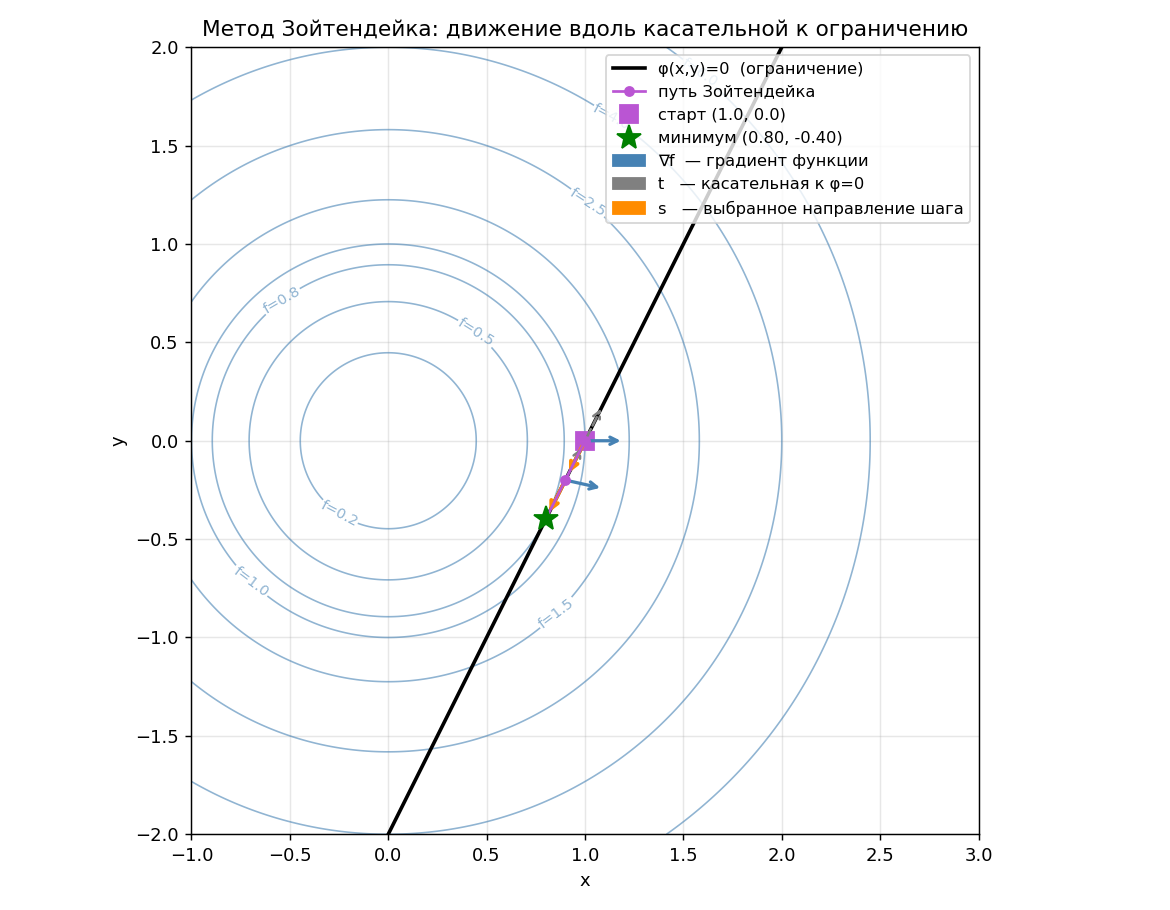

The script that saved this image:
import math
import numpy as np
import matplotlib.pyplot as plt
import matplotlib.patches as mpatches

def func(x, y): return x**2 + y**2
def phi(x, y):  return 2*x - y - 2

delta = 1e-6

def grad_f(x, y):
    return ((func(x+delta,y)-func(x,y))/delta,
            (func(x,y+delta)-func(x,y))/delta)

def tangent(x, y):
    dpx = (phi(x+delta,y)-phi(x,y))/delta
    dpy = (phi(x,y+delta)-phi(x,y))/delta
    return -dpy, dpx

# ── путь Зойтендейка ─────────────────────────────────────────────────────────
def zoidec_path(eps=0.01):
    x, y = 1.0, 0.0
    step = 0.1
    path = [(x, y)]
    arrows = []  # (точка, направление шага)

    for _ in range(101):
        gx, gy = grad_f(x, y)
        tx, ty = tangent(x, y)
        sx, sy = tx, ty

        # выбираем знак: идём туда где f убывает
        if gx*sx + gy*sy > 0:
            sx, sy = -sx, -sy

        nx, ny = x + step*sx, y + step*sy

        if func(nx, ny) > func(x, y):
            step /= 2
            if step < eps: break
            continue

        norm_s = math.sqrt(sx**2 + sy**2)
        arrows.append((x, y, sx/norm_s, sy/norm_s, step))

        if math.sqrt((nx-x)**2 + (ny-y)**2) < eps: break
        x, y = nx, ny
        path.append((x, y))

    return path, arrows

path, arrows = zoidec_path()

# ── сетка ────────────────────────────────────────────────────────────────────
xs = np.linspace(-1, 3, 400)
ys = np.linspace(-2, 2, 400)
X, Y = np.meshgrid(xs, ys)
Z = X**2 + Y**2

fig, ax = plt.subplots(figsize=(9, 7))

levels = [0.2, 0.5, 0.8, 1.0, 1.5, 2.5, 4.0, 6.0]
cs = ax.contour(X, Y, Z, levels=levels, colors='steelblue', linewidths=0.9, alpha=0.6)
ax.clabel(cs, fmt='f=%.1f', fontsize=8, inline_spacing=4)

x_line = np.linspace(-1, 3, 300)
ax.plot(x_line, 2*x_line - 2, 'k-', lw=2, label='φ(x,y)=0  (ограничение)')

px, py = zip(*path)
ax.plot(px, py, 'o-', color='mediumorchid', lw=1.5, ms=5, label='путь Зойтендейка', zorder=5)
ax.plot(px[0], py[0], 's', color='mediumorchid', ms=10, label=f'старт ({px[0]:.1f}, {py[0]:.1f})')
ax.plot(px[-1], py[-1], '*', color='green', ms=14, zorder=6,
        label=f'минимум ({px[-1]:.2f}, {py[-1]:.2f})')

# ── стрелки в нескольких точках ──────────────────────────────────────────────
show_at = [0, len(arrows)//2] if len(arrows) >= 2 else [0]
sc = 0.20

for idx in show_at:
    x0, y0, sx, sy, step = arrows[idx]
    gx, gy = grad_f(x0, y0)
    gnorm = math.sqrt(gx**2 + gy**2)
    tx, ty = tangent(x0, y0)
    tnorm = math.sqrt(tx**2 + ty**2)

    # градиент f (синий)
    ax.annotate('', xy=(x0+gx/gnorm*sc, y0+gy/gnorm*sc), xytext=(x0, y0),
                arrowprops=dict(arrowstyle='->', color='steelblue', lw=1.8))

    # касательная (серый, оба направления обозначаем одним)
    ax.annotate('', xy=(x0+tx/tnorm*sc, y0+ty/tnorm*sc), xytext=(x0, y0),
                arrowprops=dict(arrowstyle='->', color='gray', lw=1.4, linestyle='dashed'))

    # направление шага Зойтендейка (оранжевый)
    ax.annotate('', xy=(x0+sx*sc, y0+sy*sc), xytext=(x0, y0),
                arrowprops=dict(arrowstyle='->', color='darkorange', lw=2.2))

arrows_legend = [
    mpatches.Patch(color='steelblue',  label='∇f  — градиент функции'),
    mpatches.Patch(color='gray',       label='t   — касательная к φ=0'),
    mpatches.Patch(color='darkorange', label='s   — выбранное направление шага'),
]

handles, labels = ax.get_legend_handles_labels()
ax.legend(handles=handles+arrows_legend, fontsize=9, loc='upper right')

ax.set_xlim(-1, 3)
ax.set_ylim(-2, 2)
ax.set_xlabel('x')
ax.set_ylabel('y')
ax.set_title('Метод Зойтендейка: движение вдоль касательной к ограничению')
ax.set_aspect('equal')
ax.grid(True, alpha=0.3)

plt.tight_layout()
plt.savefig('zoidec_viz.png', dpi=130)
plt.show()
print("Сохранено в zoidec_viz.png")
